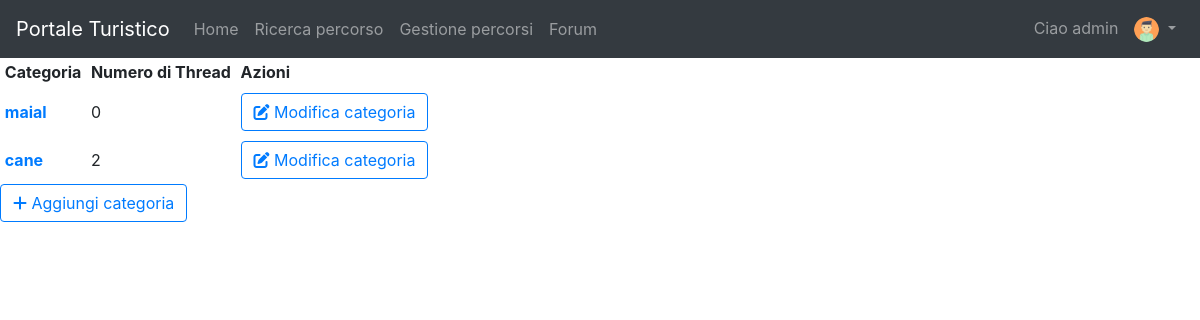
The page /forum/ (signed in) on the database its author committed.
### forum/models.py (models this page shows)
class Category(models.Model):
    title = models.CharField(max_length=30, unique=True)

### forum/views.py (the view)
# urls.py: path('', MainPageForum.as_view(), name='mainPageCategory'),
class MainPageForum(ListView):
    model = Category
    template_name = "mainPageForum.html"
    def get_context_data(self, **kwargs):
        context = super(MainPageForum, self).get_context_data()
        d = {}
        for cat in self.object_list:
            t = Thread.objects.filter(category=cat) & Thread.objects.filter(is_active=True)
            d[cat] = t.count()
        context['category'] = d
        return context

### forum/templates/mainPageForum.html (shortened to what this page needs)
{% extends 'base.html' %}
{% block slideshow %}
    <table class="table-sm"
           data-toggle="table"
           data-pagination="true"
           data-page-size="10"
           data-search="true">
        <thead class="thead-light">
        <tr>
            <th scope="col" data-sortable="true" data-field="category">Categoria</th>
            <th scope="col" data-sortable="true" data-field="number_thread">Numero di Thread</th>
            {% if user.is_staff %}
                <th scope="col">Azioni</th>
            {% endif %}
        </tr>
        </thead>
        <tbody>
        {% for key,value in category.items %}
            <tr>
                <th scope="row"><a href="{% url 'viewThreadCategory' key.pk %}">{{ key.title }}</a></th>
                <td>{{ value }}</td>
                {% if user.is_staff %}
                    <td>
                        <a role="button" class="btn btn-outline-primary" href="{% url 'editCategory' key.pk %}"> <i class="fas fa-edit"></i> Modifica
                            categoria</a>
                    </td>
                {% endif %}
            </tr>
        {% empty %}
            <div class="alert alert-info" role="alert" style="text-align: center">
                Nessuna categoria disponibile
            </div>
        {% endfor %}
        </tbody>
    </table>
     {% if user.is_staff %}
        <a role="button" class="btn btn-outline-primary" href="{% url 'createCategory' %}"> <i class="fas fa-plus"></i> Aggiungi categoria</a>
    {% endif %}
{% endblock %}

### templates/base.html (shortened to what this page needs)
{% load static %}
<!doctype html>
<html lang="en">
<head>
    <link rel="stylesheet" href="https://stackpath.bootstrapcdn.com/bootstrap/4.5.0/css/bootstrap.min.css"
>
    <link rel="stylesheet" href="https://cdnjs.cloudflare.com/ajax/libs/font-awesome/4.7.0/css/font-awesome.min.css">
    <link rel="stylesheet" href="https://unpkg.com/bootstrap-table@1.16.0/dist/bootstrap-table.min.css">
    <link rel="stylesheet" href="{% static 'css/style.css' %}">
</head>
<body>
<header>
    <nav class="navbar navbar-expand-md navbar-dark fixed-top bg-dark">
        <a class="navbar-brand" href="{% url 'homepage' %}">Portale Turistico</a>
        <div class="collapse navbar-collapse" id="navbarNav">
            <ul class="navbar-nav">
                <li class="nav-item">
                    <a class="nav-link" href="{% url 'homepage' %}">Home <span class="sr-only">(current)</span></a>
                </li>
                <li class="nav-item">
                    <a class="nav-link" href="{% url 'searchPath' %}">Ricerca percorso</a>
                </li>
                {% if request.user.is_staff %}
                    <li class="nav-item">
                        <a class="nav-link" href="{% url 'showPath' %}">Gestione percorsi</a>
                    </li>
                {% endif %}
                <li class="nav-item">
                    <a class="nav-link" href="{% url 'mainPageCategory' %}">Forum</a>
                </li>
            </ul>
            {% if not user.is_authenticated %}
                <ul class="navbar-nav ml-auto">
                    <li class="nav-item">
                        <a class="nav-link" href="{% url 'login' %}">Accedi</a>
                    </li>
                    <li class="nav-item">
                        <a class="nav-link" href="{% url 'registration' %}">Registrati</a>
                    </li>
                </ul>
            {% else %}
                <ul class="navbar-nav ml-auto">
                    <li class="nav-link">Ciao {{ user.username }} </li>
                    <li class="nav-item dropdown">
                        <a class="nav-link dropdown-toggle" href="#" id="navbarDropdown" role="button"
                           data-toggle="dropdown" aria-haspopup="true" aria-expanded="false">
                            <img class="rounded-circle" width="25" height="25" src="{{ user.profile.avatar.url }}">
                        </a>
                    </li>
                </ul>
            {% endif %}
        </div>
    </nav>
    {% block slideshow %}{% endblock %}
</header>
</body>
</html>

### static/css/style.css (style rules this page uses)
body { padding-top: 55px; height: 100%; position: relative; }
html, header, .view { height: 100%; }

### rows shown on the page
Category: title "maial", value "0"
Category: title "cane", id "2"

### other values the page prints
{{ user.username }} "admin"
